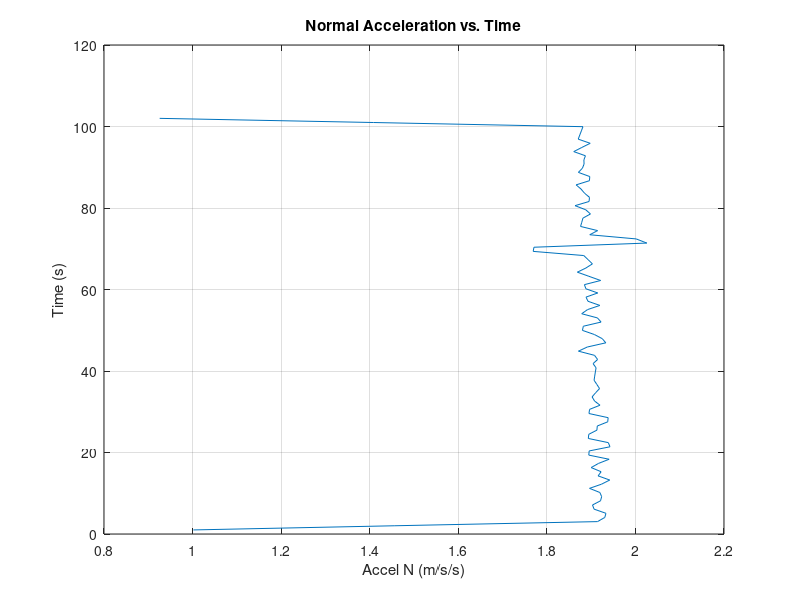

This figure's MATLAB source:
% Author: Ron Guglielmone
% Language: MATLAB R2015
% Date: Fall 2015
%
% Course: CME100
% School: Stanford University
% Problem Set X, Problem No. X
%
% Description: X

clear; 

time = [1.0000
2.0202
3.0404
4.0606
5.0808
6.1010
7.1212
8.1414
9.1616
10.1818
11.2020
12.2222
13.2424
14.2626
15.2828
16.3030
17.3232
18.3434
19.3636
20.3838
21.4040
22.4242
23.4444
24.4646
25.4848
26.5051
27.5253
28.5455
29.5657
30.5859
31.6061
32.6263
33.6465
34.6667
35.6869
36.7071
37.7273
38.7475
39.7677
40.7879
41.8081
42.8283
43.8485
44.8687
45.8889
46.9091
47.9293
48.9495
49.9697
50.9899
52.0101
53.0303
54.0505
55.0707
56.0909
57.1111
58.1313
59.1515
60.1717
61.1919
62.2121
63.2323
64.2525
65.2727
66.2929
67.3131
68.3333
69.3535
70.3737
71.3939
72.4141
73.4343
74.4545
75.4747
76.4949
77.5152
78.5354
79.5556
80.5758
81.5960
82.6162
83.6364
84.6566
85.6768
86.6970
87.7172
88.7374
89.7576
90.7778
91.7980
92.8182
93.8384
94.8586
95.8788
96.8990
97.9192
98.9394
99.9596
100.9798
102.0000];

xpos = [200.0
403.0
607.0
811.0
1015.0
1218.0
1422.0
1626.0
1830.0
2034.0
2238.0
2442.0
2646.0
2850.0
3054.0
3258.0
3462.0
3666.0
3870.0
4074.0
4278.0
4482.0
4686.0
4890.0
5094.0
5298.0
5502.0
5706.0
5910.0
6114.0
6318.0
6522.0
6726.0
6930.0
7134.0
7338.0
7542.0
7746.0
7950.0
8154.0
8358.0
8562.0
8766.0
8970.0
9174.0
9378.0
9582.0
9786.0
9990.0
10194.0
10398.0
10602.0
10806.0
11010.0
11214.0
11418.0
11622.0
11826.0
12030.0
12234.0
12438.0
12642.0
12846.0
13050.0
13254.0
13458.0
13662.0
13866.0
14070.0
14275.0
14479.0
14683.0
14887.0
15091.0
15295.0
15499.0
15703.0
15907.0
16111.0
16315.0
16519.0
16723.0
16927.0
17131.0
17335.0
17539.0
17743.0
17947.0
18151.0
18355.0
18559.0
18763.0
18967.0
19171.0
19375.0
19579.0
19783.0
19987.0
20191.0
20395.0];

ypos = [0.0
0.0
0.1
0.2
0.4
0.7
1.1
1.6
2.2
3.1
4.1
5.3
6.8
8.5
10.4
12.6
15.2
18.0
21.2
24.7
28.6
32.9
37.6
42.7
48.3
54.3
60.8
67.8
75.3
83.4
92.0
101.3
111.1
121.5
132.5
144.2
156.6
169.6
183.4
197.8
213.1
229.0
245.8
263.4
281.7
300.9
321.0
341.9
363.8
386.5
410.2
434.8
460.4
486.9
514.5
543.1
572.7
603.4
635.2
668.0
702.0
737.1
773.4
810.8
849.4
889.2
930.3
972.5
1016.1
1060.9
1107.1
1154.5
1203.3
1253.5
1305.0
1357.9
1412.2
1468.0
1525.2
1583.8
1644.0
1705.7
1768.8
1833.6
1899.8
1967.7
2037.2
2108.2
2180.9
2255.3
2331.3
2409.1
2488.5
2569.6
2652.6
2737.2
2823.7
2911.9
3002.0
3093.9];

zpos = [9999.0
9996.1
9991.1
9984.2
9975.2
9964.3
9951.3
9936.4
9919.4
9900.5
9879.5
9856.6
9831.7
9804.7
9775.8
9744.8
9711.9
9677.0
9640.0
9601.1
9560.2
9517.3
9472.3
9425.4
9376.5
9325.6
9272.7
9217.8
9160.8
9101.9
9041.0
8978.1
8913.2
8846.3
8777.4
8706.5
8633.6
8558.7
8481.8
8402.9
8322.0
8239.1
8154.2
8067.3
7978.4
7887.6
7794.7
7699.8
7602.9
7504.0
7403.2
7300.3
7195.4
7088.5
6979.7
6868.8
6755.9
6641.1
6524.2
6405.3
6284.5
6161.6
6036.7
5909.9
5781.0
5650.2
5517.3
5382.5
5245.6
5106.8
4965.9
4823.1
4678.3
4531.4
4382.6
4231.7
4078.9
3924.1
3767.2
3608.4
3447.6
3284.8
3119.9
2953.1
2784.3
2613.5
2440.7
2265.8
2089.0
1910.2
1729.4
1546.6
1361.8
1175.0
986.2
795.4
602.6
407.8
211.0
12.2];

% First Partials:
dXdt = gradient(xpos, time);
dYdt = gradient(ypos, time);
dZdt = gradient(zpos, time);

% Second Partials:
d2Xdt = gradient (dXdt, time);
d2Ydt = gradient (dYdt, time);
d2Zdt = gradient (dZdt, time);

% Speed, Magnitude of Accel, Tangent Accel, Normal Accel:
speed = ((dXdt.^2 + dYdt.^2 + dZdt.^2).^(1/2));
magAccel = ((d2Xdt.^2 + d2Ydt.^2 + d2Zdt.^2).^(1/2));
tangentAccel = gradient(speed, time);
normalAccel = ((magAccel.^2) - (tangentAccel.^2)).^(1/2);

plot(normalAccel, time);
grid on;
title('Normal Acceleration vs. Time');
xlabel('Accel N (m/s/s)');
ylabel('Time (s)');

%plot3(dXdt,dYdt,dZdt);
%grid on;
%title('Airplane Velocity in 3D');
%xlabel('X Velocity [m/s]');
%ylabel('Y Velocity [m/s]');
%zlabel('Z Velocity [m/s]');
